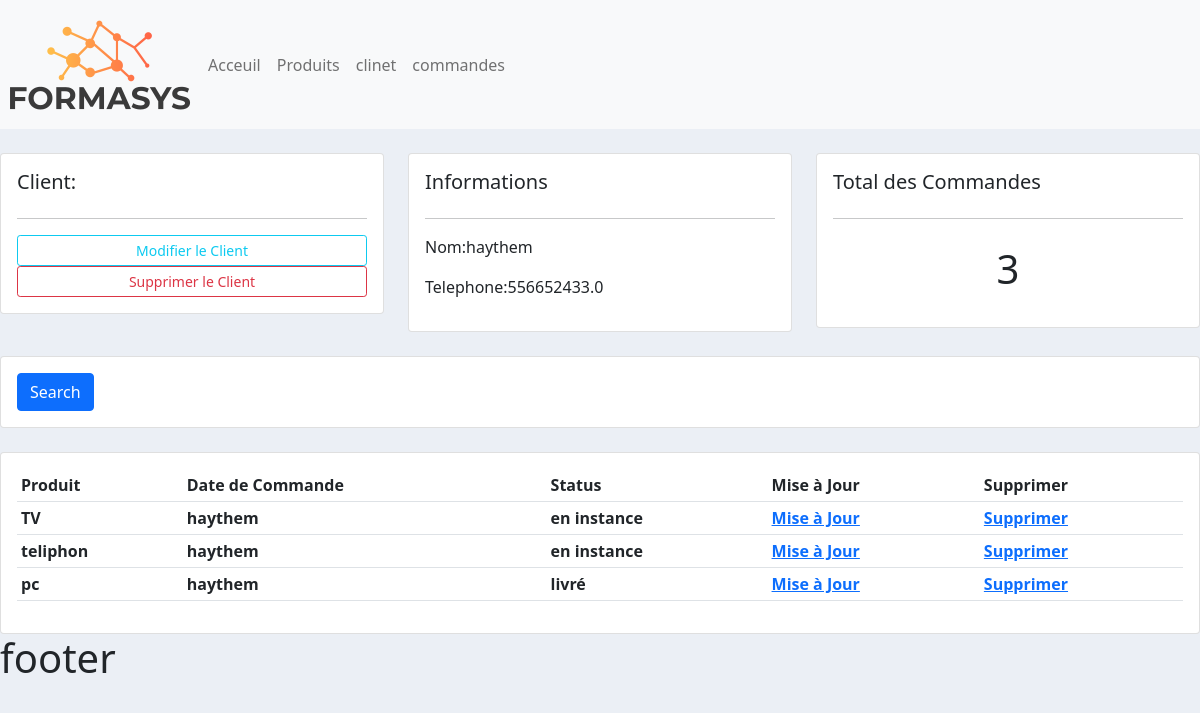
Page /client//12/ on the committed database.
### client/models.py (models this page shows)
class Client(models.Model):
    nom=models.CharField(max_length=200,null=True)
    telephon=models.CharField(max_length=200,null=True)
    dete_creation=models.DateTimeField(auto_now_add=True,null=True)
    def __str__(self):
                return self.nom

### commande/models.py (models this page shows)
class Commande(models.Model):
        STATUS=(('en instance','en instance'),
                ('non livré','non livré'),
                ('livré','livré'))
        client=models.ForeignKey(Client,null=True,on_delete=models.SET_NULL)
        produit=models.ForeignKey(Produit,null=True,on_delete=models.SET_NULL)
        status=models.CharField(max_length=200,null=True,choices=STATUS)
        dete_creation=models.DateTimeField(auto_now_add=True,null=True)

### produit/models.py (models this page shows)
class Produit(models.Model):
    nom=models.CharField(max_length=200,null=True)
    prix=models.FloatField(null=True)
    dete_creation=models.DateTimeField(auto_now_add=True,null=True)
    tag=models.ManyToManyField(Tag)
    def __str__(self):
        return self.nom

### client/views.py (the view)
# urls.py: path('/<str:pk>/',views.list_client,name='client')
def list_client(request,pk):
    client=Client.objects.get(id=pk)
    Commande=client.commande_set.all()
    commande_total=Commande.count()
    context={'Client':client,'Commande':Commande,'commande_total':commande_total}
    return render(request, 'client/list_client.html',context)

### templates/client/list_client.html (shortened to what this page needs)
{% extends 'main.html'%}
{% block contenu %}
<br>
<div class="row">
	<div class="col-md">
		<div class="card card-body">
			<h5>Client:</h5>
			<hr>
			<a class="btn btn-outline-info  btn-sm btn-block" href="">Modifier le Client</a>
			<a class="btn btn-outline-danger  btn-sm btn-block" href="">Supprimer le Client</a>
		</div>
	</div>
	<div class="col-md">
		<div class="card card-body">
			<h5>Informations</h5>
			<hr>
			<p>Nom:{{Client.nom}} </p>
			<p>Telephone:{{Client.telephon}} </p>
		</div>
	</div>
	<div class="col-md">
		<div class="card card-body">
			<h5>Total des Commandes</h5>
			<hr>
			<h1 style="text-align: center;padding: 10px">{{commande_total}}</h1>
		</div>
	</div>
</div>
<br>
<div class="row">
	<div class="col">
		<div class="card card-body">
			<form method="get">
		<button class="btn btn-primary" type="submit">Search</button>
		</form>
		</div>
	</div>
</div>
<br>
<div class="row">
	<div class="col-md">
		<div class="card card-body">
			<table class="table table-sm">
				<tr>
					<th>Produit</th>
					<th>Date de Commande</th>
					<th>Status</th>
					<th>Mise à Jour</th>
					<th>Supprimer</th>
				</tr>
				{% for Commande in Commande %}
        <tr>
        <th>{{Commande.produit}}</th>
        <th>{{Commande.client}}</th>
        <th>{{Commande.status}}</th>
        <th><a href="">Mise à Jour </a></th>
        <th><a href="">Supprimer</a></th>
        </tr>
        {% endfor %}
			</table>
		</div>
	</div>
</div>
{% endblock %}

### static/css/main.css (style rules this page uses)
body { background-color: #ebeff5; }

### rows in the picture
Client: nom "haythem", telephon "556652433.0"
Commande: produit "TV", client "haythem", status "en instance"
Commande: produit "teliphon", client "haythem", status "en instance"
Commande: produit "pc", client "haythem", status "livré"

### other values in the picture
{{ commande_total }} "3"
